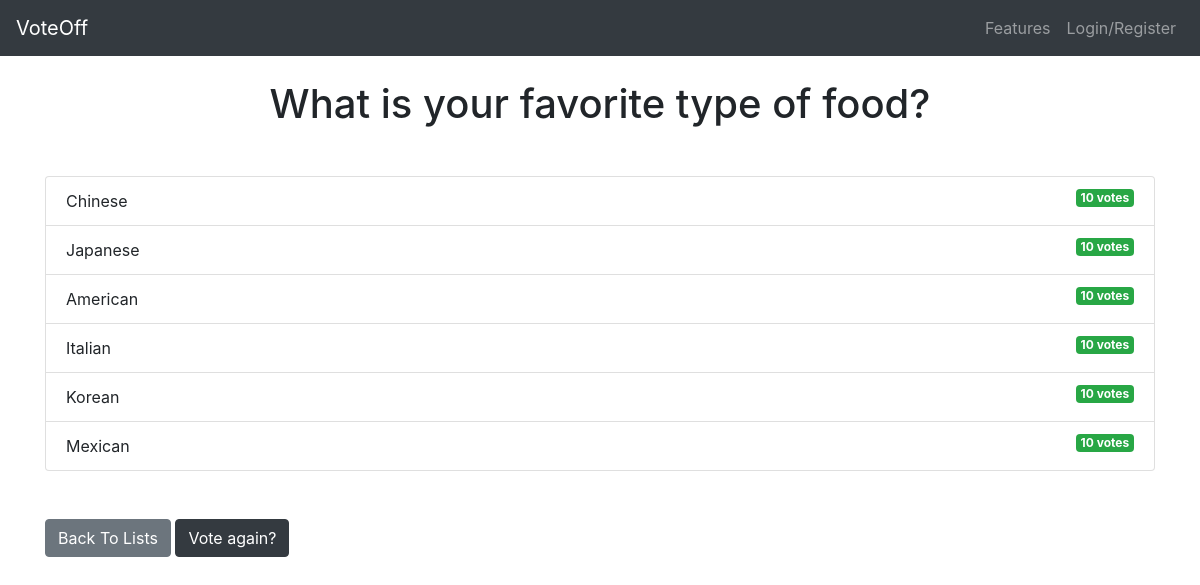
The page /lists/results/1/ on the database its author committed.
### lists/models.py (models this page shows, shortened)
class Question(models.Model):
    question_text = models.CharField(max_length=200)
    pub_date = models.DateTimeField(auto_now_add=True)
    public = models.BooleanField(default=False)
    creator = models.ForeignKey(User, on_delete=models.CASCADE)

class Choice(models.Model):
    question = models.ForeignKey(Question, on_delete=models.CASCADE)
    choice_text = models.CharField(max_length=200)
    votes = models.IntegerField(default=0)

### lists/views.py (the view)
# urls.py: path('lists/results/<int:question_id>/', views.results, name='results'),
def results(request, question_id):
    question = get_object_or_404(Question, pk=question_id)
    return render(request, 'lists/results.html', { 'question': question })

### lists/templates/lists/results.html
{% extends 'base.html' %}
{% load static %}
{% block extrahead %}
<link rel="stylesheet" type="text/css" href="{% static 'css/lists.css' %}">
{% endblock %}
{% block content %}
<h1 class="mb-5 text-center">{{ question.question_text }}</h1>
<ul class="list-group mb-5">
	{% for choice in question.choice_set.all %}
	<li class="list-group-item">
		{{ choice.choice_text }}  <span class="badge badge-success float-right">{{ choice.votes }} vote{{ choice.votes | pluralize }}</span>
	</li>
	{% endfor %}
</ul>
<a class="btn btn-secondary" href="{% url 'lists:index' %}">Back To Lists</a>
<a class="btn btn-dark" href="{% url 'lists:detail' question.id %}">Vote again?</a>
{% endblock %}

### templates/base.html (shortened to what this page needs)
{% load static %}
<!DOCTYPE html>
<html lang="en">
<head>
    <link rel="stylesheet" href="https://stackpath.bootstrapcdn.com/bootstrap/4.4.1/css/bootstrap.min.css"
>
    {% block extrahead %}{% endblock %}
    <link rel="stylesheet" type="text/css" href="{% static 'css/base.css' %}">
</head>
<body>
    {% include 'partials/_navbar.html' %}
    <div class="general-background">
        <div class="container">
            {% block content %}{% endblock %}
        </div>
    </div>
</body>
</html>

### templates/partials/_navbar.html (shortened to what this page needs)
<nav class="navbar fixed-top navbar-dark bg-dark navbar-expand-sm">
        <a class="navbar-brand" href='/'>VoteOff</a>
        <div class="collapse navbar-collapse" id="navbarTogglerDemo01">
        <ul class="navbar-nav ml-auto">
                <li class="nav-item">
                        <a class="nav-link">Features</a>
                </li>
                {% if user.is_authenticated %}
                        <li class="nav-item dropdown">
                                <a class="nav-link dropdown-toggle" href="#" data-toggle="dropdown">{{ user.username }}</a>
                                <div class="dropdown-menu dropdown-menu-right">
                                        <a href="#" class="dropdown-item">Settings</a>
                                        {% if user.is_superuser %}
                                        <a href="/admin" class="dropdown-item">Admin</a>
                                        {% endif %}
                                        <div class="dropdown-divider"></div>
                                        <a href="#" class="dropdown-item" onClick="document.getElementById('logoutform').submit()">Logout</a>
                                        <form id="logoutform" action="{% url 'lists:logoutuser' %}" method="POST">
                                                {% csrf_token %}
                                                <input type="hidden">
                                        </form>
                                </div>
                        </li>
                {% else %}
                        <li class="nav-item">
                                <a class="nav-link" href="{% url 'lists:loginuser' %}">Login/Register</a>
                        </li>
                {% endif %}
        </ul>
        </div>
</nav>

### static/css/base.css (style rules this page uses)
.general-background { padding-top: 5rem; }

### rows shown on the page
Question: question_text "What is your favorite type of food?"
Choice: choice_text "Chinese", votes "10", votes|pluralize "s"
Choice: choice_text "Japanese", votes "10", votes|pluralize "s"
Choice: choice_text "American", votes "10", votes|pluralize "s"
Choice: choice_text "Italian", votes "10", votes|pluralize "s"
Choice: choice_text "Korean", votes "10", votes|pluralize "s"
Choice: choice_text "Mexican", votes "10", votes|pluralize "s"
